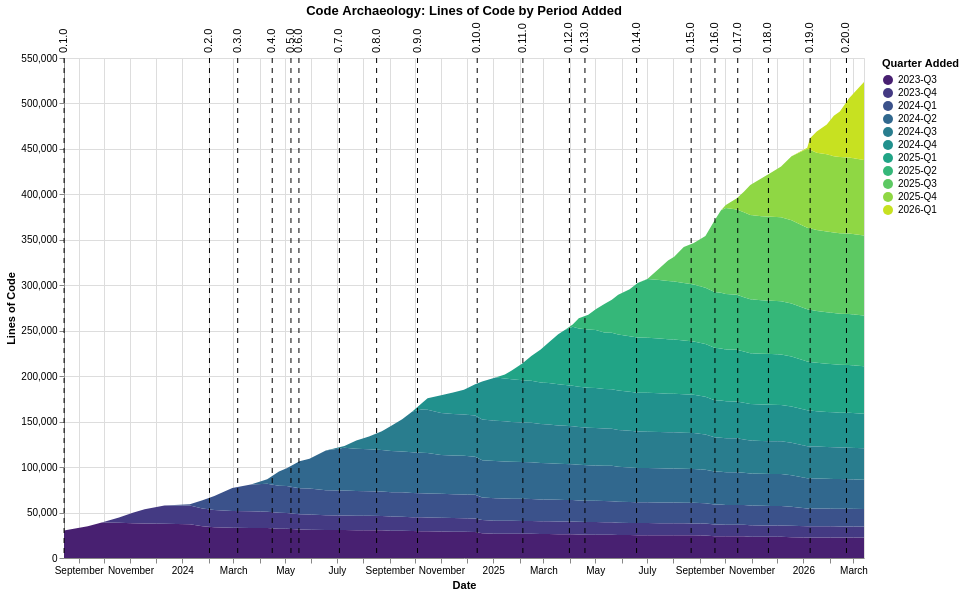

Write the Vega-Lite specification saved for this chart.
### Vega-Lite specification from a JSON file in a GitHub repository (floating-point values rounded to 4 significant figures; data arrays with more than 128 entries replaced by an {"elided": "..."} marker saying what was removed)
{"$schema": "https://vega.github.io/schema/vega-lite/v6.1.0.json", "config": {"view": {"continuousHeight": 300, "continuousWidth": 300}}, "datasets": {"data-766246d8f7aeda36748ca7d53ba45eb9": [{"datetime": "2023-08-14T21:24:37", "version": "0.1.0"}, {"datetime": "2024-02-02T00:26:06", "version": "0.2.0"}, {"datetime": "2024-03-06T05:42:22", "version": "0.3.0"}, {"datetime": "2024-04-15T21:06:19", "version": "0.4.0"}, {"datetime": "2024-05-07T21:59:27", "version": "0.5.0"}, {"datetime": "2024-05-17T07:11:08", "version": "0.6.0"}, {"datetime": "2024-07-03T22:42:49", "version": "0.7.0"}, {"datetime": "2024-08-16T17:50:46", "version": "0.8.0"}, {"datetime": "2024-10-03T21:00:41", "version": "0.9.0"}, {"datetime": "2024-12-13T03:28:20", "version": "0.10.0"}, {"datetime": "2025-02-04T21:10:42", "version": "0.11.0"}, {"datetime": "2025-03-31T15:42:59", "version": "0.12.0"}, {"datetime": "2025-04-18T22:42:28", "version": "0.13.0"}, {"datetime": "2025-06-18T17:14:39", "version": "0.14.0"}, {"datetime": "2025-08-21T23:05:44", "version": "0.15.0"}, {"datetime": "2025-09-18T23:18:10", "version": "0.16.0"}, {"datetime": "2025-10-15T18:40:34", "version": "0.17.0"}, {"datetime": "2025-11-20T21:41:07", "version": "0.18.0"}, {"datetime": "2026-01-09T00:22:01", "version": "0.19.0"}, {"datetime": "2026-02-20T18:29:44", "version": "0.20.0"}], "data-9832e258e7143b06e35d56d3b6e08526": {"elided": "525 records"}}, "height": 500, "layer": [{"data": {"name": "data-9832e258e7143b06e35d56d3b6e08526"}, "encoding": {"color": {"field": "period", "scale": {"scheme": "viridis"}, "title": "Quarter Added", "type": "ordinal"}, "order": {"field": "period", "sort": "ascending", "type": "ordinal"}, "tooltip": [{"field": "commit_date", "type": "temporal"}, {"field": "period", "type": "ordinal"}, {"field": "line_count", "type": "quantitative"}], "x": {"field": "commit_date", "title": "Date", "type": "temporal"}, "y": {"field": "line_count", "title": "Lines of Code", "type": "quantitative"}}, "mark": {"type": "area"}}, {"data": {"name": "data-766246d8f7aeda36748ca7d53ba45eb9"}, "encoding": {"tooltip": [{"field": "version", "type": "nominal"}, {"field": "datetime", "type": "temporal"}], "x": {"field": "datetime", "title": "Date", "type": "temporal"}}, "mark": {"strokeDash": [5, 5], "type": "rule"}}, {"data": {"name": "data-766246d8f7aeda36748ca7d53ba45eb9"}, "encoding": {"text": {"field": "version", "type": "nominal"}, "x": {"field": "datetime", "type": "temporal"}, "y": {"value": 10}}, "mark": {"align": "left", "angle": 270, "dx": 15, "dy": 0, "type": "text"}}], "title": "Code Archaeology: Lines of Code by Period Added", "width": 800}
